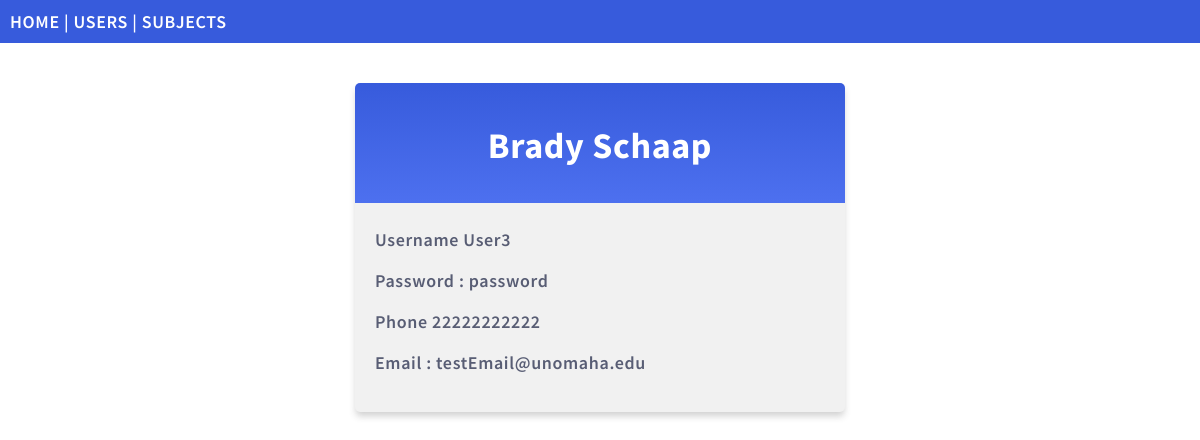
Page /users/userDetails/4 on the committed database.
### users/models.py (models this page shows, shortened)
class User(models.Model):
    firstName = models.CharField('First Name', max_length=50)
    lastName = models.CharField('Last Name', max_length=50)
    email = models.EmailField('Email', null=True, blank=True)
    phone = models.CharField('Phone Number', null=True, blank=True, max_length = 12)
    username = models.CharField("Username", max_length = 75)
    password = models.CharField("Password", max_length = 75)

### users/views.py (the view)
# urls.py: path('users/userDetails/<int:id>', views.userDetails, name="User Details"),
def userDetails(request, id):
    myuser = User.objects.get(id = id)
    template = loader.get_template('user_details.html')
    context = {
        'myuser': myuser,
    }
    return HttpResponse(template.render(context, request))

### users/templates/user_details.html (shortened to what this page needs)
{% extends "master.html" %}
{% block content %}
  <div class = "mycard">
    <h1>{{ myuser.firstName }} {{ myuser.lastName }}</h1>
    <p>Username {{ myuser.username }}</p>
    <p>Password : {{ myuser.password }}</p>
    <p>Phone {{ myuser.phone }}</p>
    <p>Email : {{ myuser.email }}</p>
  </div>
{% endblock %}

### users/static/myfirst.css (style rules this page uses)
body { margin:0; font: 600 18px 'Source Sans Pro', sans-serif; letter-spacing: 0.64px; color: #585d74; }
.mycard { background-color: #f1f1f1; background-image: linear-gradient(to bottom, #375BDC, #4D70EF); background-size: 100% 120px; background-repeat: no-repeat; margin: 40px auto; width: 450px; border-radius: 5px; box-shadow: 0 5px 7px -1px rgba(51, 51, 51, 0.23); padding: 20px; }
.mycard h1 { text-align: center; color:#ffffff; margin:20px 0 60px 0; }

### rows in the picture
User: firstName "Brady", lastName "Schaap", username "User3", password "password", phone "22222222222", email "testEmail@unomaha.edu"
